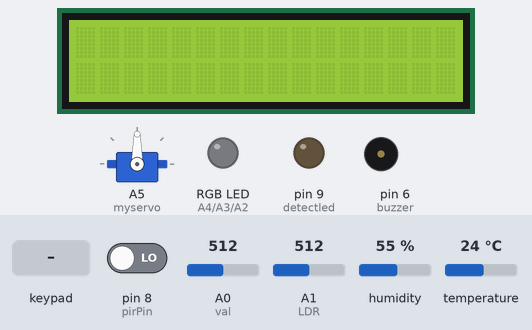
This sketch was run on a simulated Arduino Mega 2560, built with avr-gcc and run on an emulated ATmega2560. Parts: 16×2 character LCD, servo, an RGB LED mixed from three pins (HIGH = lit), output pins drawn as LEDs (lit = HIGH), buzzer (waves = sounding, pin HIGH). The test bench sets the inputs (shaded band); at power-on: pin 8 (pirPin) LOW, A0 (val) = 512, A1 (LDR) = 512, humidity 55 %, temperature 24 °C. What the sketch prints to the serial monitor is not drawn.

Above: at 1.2 s.
1.3 s: keypad keys 3 6 3 4 3 2 3 0 pressed 0.4 s apart
At 4.8 s:
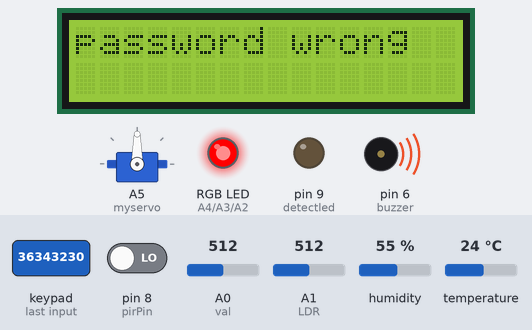
6.0 s: keypad keys 1 2 3 4 pressed 0.4 s apart
At 11.8 s:
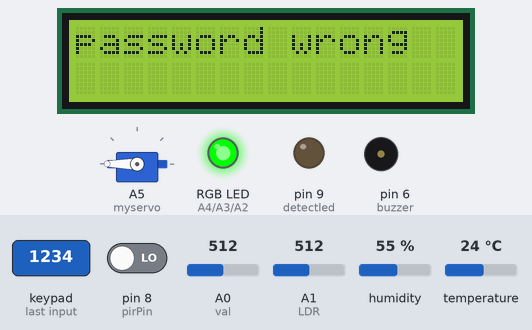
16.0 s: key '*' pressed
19.0 s: keypad keys 1 2 3 4 # pressed 0.4 s apart
22.5 s: keypad keys 3 6 3 4 3 2 3 0 # pressed 0.4 s apart
At 27.9 s:
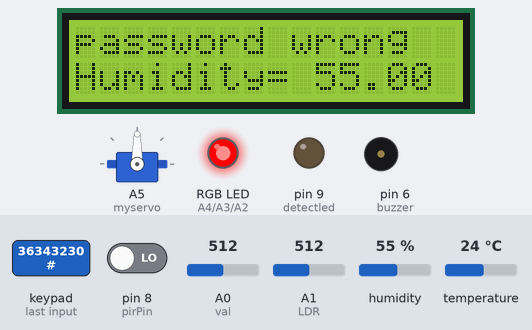
Timing chart, 0 to 28.6 s (numbered marks = the images above; inputs shaded):
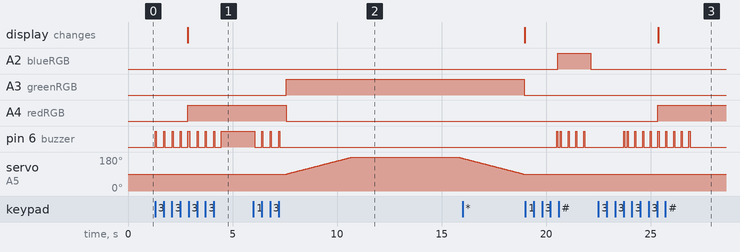

The sketch:

final_project.ino
```cpp
#include <Keypad.h>
#include <LiquidCrystal.h>
#include <Adafruit_Sensor.h>
#include <DHT.h>
#include <DHT_U.h>
#include "DHT.h"
#include <Servo.h>

Servo myservo;  // create servo object to control a servo

LiquidCrystal lcd(12, 11, 5, 4, 3, 2);

// Digital pin connected to the DHT sensor
#define DHTPIN 10
#define DHTTYPE DHT11
#define LDR A1
#define lamp1 13
DHT dht(DHTPIN, DHTTYPE);
const int ROWS = 4; //four rows
const int COLS = 4; //four columns
int flame = 7;
int detectled = 9;
int pirPin = 8;
int motionDetected = 0;
int buzzer = 6;
int val = A0;
int value = 0;
int humtemp = 10;
int yellowpass = 38;
char correct[4] = {'1', '2', '3', '4'};
int pirValue ;
int redRGB = A4;
int blueRGB = A2;
int greenRGB = A3;
int lightsystem = 0;

int acled = 52;
char reading;
char passwordtemp[8];
int takeef;
int i;
int j;
int inhome = 0;
int flag = 0;
int flagpwmob = 0;
int motiondetected;
int inHouse = 0;
char password[4];
int passFlag = 0;
char temp;
int pos = 0;
float LDR_value=0;
float LED_value=0;
int threshold = 200;
int level;
float h, t, f, hif, hic;

char keys[ROWS][COLS] = {
  {'1', '2', '3', 'A'},
  {'4', '5', '6', 'B'},
  {'7', '8', '9', 'C'},
  {'*', '0', '#', 'D'}
};
byte rowPins[ROWS] = {36, 34, 32, 30}; //connect to the row pinouts of the keypad
byte colPins[COLS] = {28, 26, 24, 22}; //connect to the column pinouts of the keypad

Keypad keypad = Keypad( makeKeymap(keys), rowPins, colPins, ROWS, COLS );
void servoMotorOpen() {
  for (pos = 90; pos <= 180; pos += 1) { // goes from 0 degrees to 180 degrees
    // in steps of 1 degree
    myservo.write(pos);              // tell servo to go to position in variable 'pos'
    delay(35);                       // waits 15ms for the servo to reach the position
  }
}
void servoMotorClose() {
  for (pos = 180; pos >= 90; pos -= 1) { // goes from 180 degrees to 0 degrees
    myservo.write(pos);              // tell servo to go to position in variable 'pos'
    delay(35);                       // waits 15ms for the servo to reach the position
  }
}
void brightChange(){
  LDR_value = analogRead(LDR);
  Serial.println(LDR_value);
    LED_value =255.0 - ((LDR_value * 255.0)/1000.0);
//    inputt = input_value / 700.0;
//    inpit = 255.0 - inputt;
if (lightsystem ==1)
{
  analogWrite(lamp1, LED_value);
    delay(500);
}
}

void passwordReciever()
{
  for (i = 0; i < 4 ; i++)
  {
    password[i] = keypad.getKey();
    while (!password[i]) {
      password[i] = keypad.getKey();
    }
    digitalWrite(buzzer,HIGH);
        delay(50);
            digitalWrite(buzzer,LOW);

    digitalWrite(yellowpass, HIGH);
    delay(300);
    digitalWrite(yellowpass, LOW);
  }
  for (i = 0; i < 4 ; i++)
  {
    if (password[i] == correct[i])
      flag++;
  }
  if (flag == 4) {
    lcd.setCursor(0, 0);
    //green light
    passFlag = 1;
    digitalWrite(buzzer, LOW);
    flag = 0;
    analogWrite(greenRGB,255);
    analogWrite(redRGB,0);
    analogWrite(blueRGB,0);
    servoMotorOpen();
    delay(5000);
    servoMotorClose();
    analogWrite(greenRGB, 0);
    analogWrite(redRGB,255);
    analogWrite(blueRGB,0);

  }
  else {
    lcd.setCursor(0, 0);
    analogWrite(greenRGB, 0);
    analogWrite(redRGB,255);
    analogWrite(blueRGB,0);
    lcd.print("password wrong");
    digitalWrite(buzzer, HIGH);
    flag = 0;
    passwordReciever();
  }
}
void humTemp() {
  h = dht.readHumidity();
  t = dht.readTemperature();
  f = dht.readTemperature(true);
  if (isnan(h) || isnan(t) || isnan(f)) {
    Serial.println(F("Failed to read from DHT sensor!"));
    return;
  }
  hif = dht.computeHeatIndex(f, h);
  hic = dht.computeHeatIndex(t, h, false);
  lcd.clear();
  lcd.print(t);
  lcd.setCursor(7, 0);
  lcd.print(h);
  lcd.setCursor(0, 1);
//  Serial.print(F(" Humidity: "));
//  Serial.print(h);
//  Serial.print(F("%  Temperature: "));
//  Serial.print(t);
//  Serial.print(F("C "));
//  Serial.print(f);
//  Serial.print(F("F  Heat index: "));
//  Serial.print(hic);
//  Serial.print(F("C "));
//  Serial.print(hif);
//  Serial.println(F("F"));
  lcd.clear();
  lcd.setCursor(0, 0);
  lcd.print("Temp=");
  lcd.setCursor(6, 0);
  lcd.print(t);
  lcd.setCursor(0, 1);
  lcd.print("Humidity=");
  lcd.setCursor(10, 1);
  lcd.print(h);
}

void PIR() {
  pirValue = digitalRead(pirPin);
  Serial.print(pirValue);
  if (pirValue == 1)
  {
    lightsystem = 1;
    motiondetected = 1;
  }
  if (lightsystem == 1)
  {
    brightChange();
  }
}

void flameDetector() {
  value = analogRead(val);
  Serial.print("value of flame");
  Serial.println(value);
  delay(500);
  if (value <= 500)
  {
    digitalWrite(buzzer, HIGH);
  }
  else {
    digitalWrite(buzzer, LOW);
  }
}

void brightnessDetector() {
  level = analogRead(LDR);
  Serial.println(level);
  Serial.print("  LDR:  ");
  Serial.println(level);

}
void reset() {
    analogWrite(greenRGB, 0);
    analogWrite(redRGB,0);
    analogWrite(blueRGB,255);
  for (i = 0; i < 4; i++) {
    correct[i] = keypad.getKey();
    while (!correct[i]) {
      correct[i] = keypad.getKey();
    }
    digitalWrite(buzzer,HIGH);
    delay(50);
    digitalWrite(buzzer,LOW);
    digitalWrite(yellowpass, HIGH);
    delay(300);
    digitalWrite(yellowpass, LOW);
  }
}
void passwordMode()
{
  temp = keypad.getKey();
  if (temp == '#') {
    Serial.println("password reciever");
    digitalWrite(buzzer, HIGH);
    delay(50);
    digitalWrite(buzzer, LOW);
    passwordReciever();
    temp = '0';
  }
  else if (temp == '*')
  {
    Serial.println("password reset");
    digitalWrite(buzzer, HIGH);
    delay(50);
    digitalWrite(buzzer, LOW);
    reset();
    temp = '0';
    Serial.println();
    Serial.println(temp);

  }
}
void mobileApp() {
  if (Serial.available() > 0)
  {
    reading = Serial.read();
    if (reading == 'O') {
      analogWrite(acled, 255);
    }
    else if (reading == 'f') {
      analogWrite(acled, 0);
    }
    else if (reading == 'M') {
      motiondetected = 0;
      lightsystem = 0;
      digitalWrite(lamp1,LOW);
    }
    else if(reading == 'l')
    {
      for (pos = 90; pos <= 180; pos += 1) { // goes from 0 degrees to 180 degrees
    // in steps of 1 degree
    myservo.write(pos);              // tell servo to go to position in variable 'pos'
    delay(35);
    }
    }
    else if(reading == 'c')
    {
      for (pos = 180; pos >= 90; pos -= 1) { // goes from 180 degrees to 0 degrees
    myservo.write(pos);              // tell servo to go to position in variable 'pos'
    delay(35);
    }
    }
    else if (reading == 'p') {
      for (int i = 0; i < 8; i++)
      {
        reading = ' ';
        while (true) {
          reading = Serial.read();
          Serial.println("Please Enter Password");
          if (reading == '1' ||
              reading == '2' ||
              reading == '3' ||
              reading == '4' ||
              reading == '5' ||
              reading == '6' ||
              reading == '7' ||
              reading == '8' ||
              reading == '9') {
            break;
          }
        }
        if (reading == '1') passwordtemp[i] = '1';
        else if (reading == '2') passwordtemp[i] = '2';
        else if (reading == '3') passwordtemp[i] = '3';
        else if (reading == '4') passwordtemp[i] = '4';
        else if (reading == '5') passwordtemp[i] = '5';
        else if (reading == '6') passwordtemp[i] = '6';
        else if (reading == '7') passwordtemp[i] = '7';
        else if (reading == '8') passwordtemp[i] = '8';
        else if (reading == '9') passwordtemp[i] = '9';
        Serial.println(passwordtemp[i]);
        Serial.println(i);
      }
      j = 0;
      for (int i = 0; i < 4 ; i++)
      {
        password[i] = passwordtemp[j];
        if (password[i] == correct[i]) {
          flag++;
        }
        j += 2;
      }
      if (flag == 4) {
        passFlag = 1;
        digitalWrite(buzzer, LOW);
        servoMotorOpen();
        delay(3000);
        servoMotorClose();
      }
      else {
        lcd.setCursor(0, 0);
        //red light (default)
        lcd.print("password wrong");
        digitalWrite(buzzer, HIGH);
      }
      flag = 0;
    }
  }
}


void setup() {
  dht.begin();
  lcd.begin(16, 2);
  Serial.begin(9600);
  pinMode(flame, INPUT);
  pinMode(buzzer, OUTPUT);
  pinMode(detectled, OUTPUT);
  pinMode(pirPin, INPUT);
  digitalWrite(detectled, LOW);
  myservo.attach(A5);  // attaches the servo on pin 9 to the servo object
}

void loop() {
     if (passFlag == 0) {
   passwordReciever();
   }
  analogWrite(redRGB,0);
  analogWrite(greenRGB,0);
  analogWrite(blueRGB,0);
  humTemp();
  PIR();
  flameDetector();
  brightnessDetector();
  passwordMode();
  analogWrite(redRGB,0);
  analogWrite(greenRGB,0);
  analogWrite(blueRGB,0);
  mobileApp();
  //// 3mlt led esmaha acled e3melo beha el AC
}
```

Measured:
- after the input at 1.3 s, A4 (redRGB): LOW → HIGH after 1.6 s; pin 6 (buzzer): alternates HIGH for 0.05 s and LOW for 0.35 s, 17 changes in all, then stays HIGH, starting at once; the display: changes after 1.6 s (image 1)
- after the input at 6.0 s, A3 (greenRGB): LOW → HIGH after 1.6 s; A4 (redRGB): HIGH → LOW after 1.6 s; pin 6 (buzzer): alternates HIGH for 0.05 s and LOW for 0.35 s, 7 changes in all, then stays LOW, starting after 0.06 s; servo on A5 (myservo): rises from 90° to 180° in 3.1 s, then falls to 173° in 5.3 s
- after the input at 22.5 s, A4 (redRGB): LOW → HIGH after 2.8 s; the display: changes after 2.9 s (image 3)
